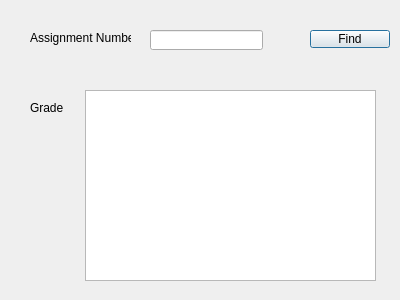
<?xml version="1.0" encoding="UTF-8"?>
<ui version="4.0">
 <class>ViewGrades</class>
 <widget class="QDialog" name="ViewGrades">
  <property name="geometry">
   <rect>
    <x>0</x>
    <y>0</y>
    <width>400</width>
    <height>300</height>
   </rect>
  </property>
  <property name="maximumSize">
   <size>
    <width>400</width>
    <height>300</height>
   </size>
  </property>
  <property name="windowTitle">
   <string>View Grades</string>
  </property>
  <widget class="QLabel" name="label">
   <property name="geometry">
    <rect>
     <x>30</x>
     <y>30</y>
     <width>101</width>
     <height>16</height>
    </rect>
   </property>
   <property name="text">
    <string>Assignment Number</string>
   </property>
  </widget>
  <widget class="QLineEdit" name="txtAssigNumber">
   <property name="geometry">
    <rect>
     <x>150</x>
     <y>30</y>
     <width>113</width>
     <height>20</height>
    </rect>
   </property>
  </widget>
  <widget class="QPushButton" name="btnFind">
   <property name="geometry">
    <rect>
     <x>310</x>
     <y>30</y>
     <width>80</width>
     <height>18</height>
    </rect>
   </property>
   <property name="text">
    <string>Find</string>
   </property>
  </widget>
  <widget class="QLabel" name="label_2">
   <property name="geometry">
    <rect>
     <x>30</x>
     <y>100</y>
     <width>51</width>
     <height>16</height>
    </rect>
   </property>
   <property name="text">
    <string>Grade</string>
   </property>
  </widget>
  <widget class="QTableView" name="tableView2">
   <property name="geometry">
    <rect>
     <x>85</x>
     <y>90</y>
     <width>291</width>
     <height>191</height>
    </rect>
   </property>
  </widget>
 </widget>
 <resources/>
 <connections/>
</ui>
